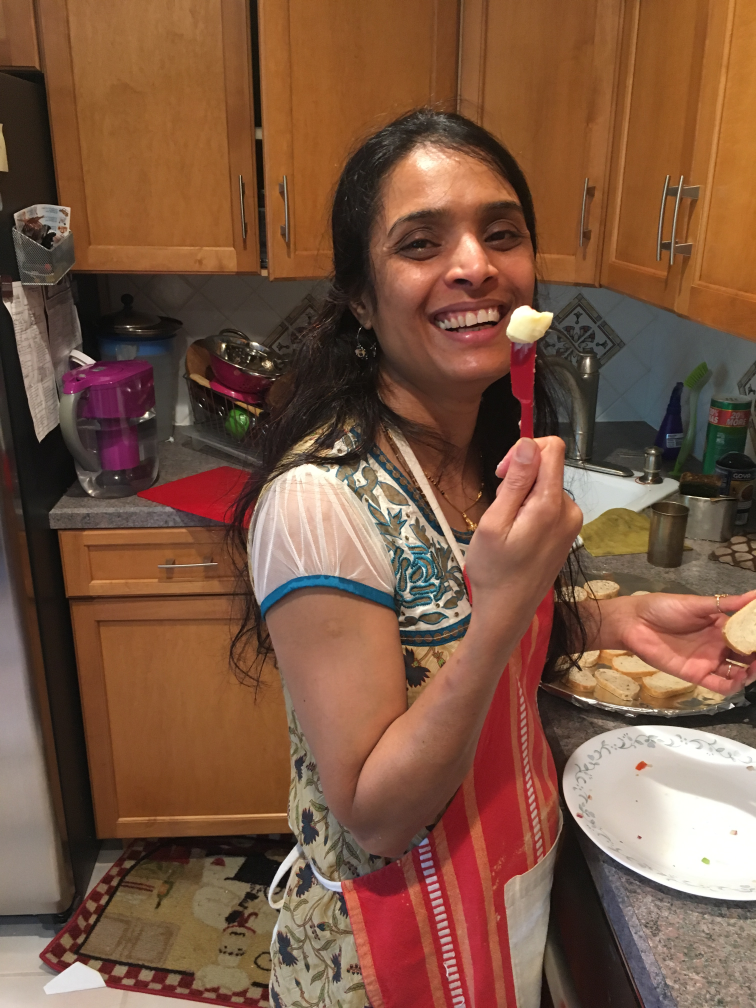
#> input picture Face_Detection-Recognition/Face_Detection/images/1.jpg, 3024 x 4032 px (shown at 1/4 size)
$ python image.py images/1.jpg
#> lines starting #> are read from the running program, lines starting #| are printed output that depends on the picture; after the words box and inside, x2 and y2 are one past the last pixel; in counts of white or black regions, pixels touching at a corner belong together
from imports import *

image_path = sys.argv[1] #get image
training_cascade_path = "../Haar Cascade/haarcascade_frontalface_default.xml" #training data path (change for where i put it)

face_cascade = cv.CascadeClassifier(training_cascade_path) #create the haarcascade

image = cv.imread(image_path)
#> image is the input picture: shape (4032, 3024, 3); mean B, G, R 65.8, 86.7, 123.5
grayscale_image = cv.cvtColor(image, cv.COLOR_BGR2GRAY) #grayscale image
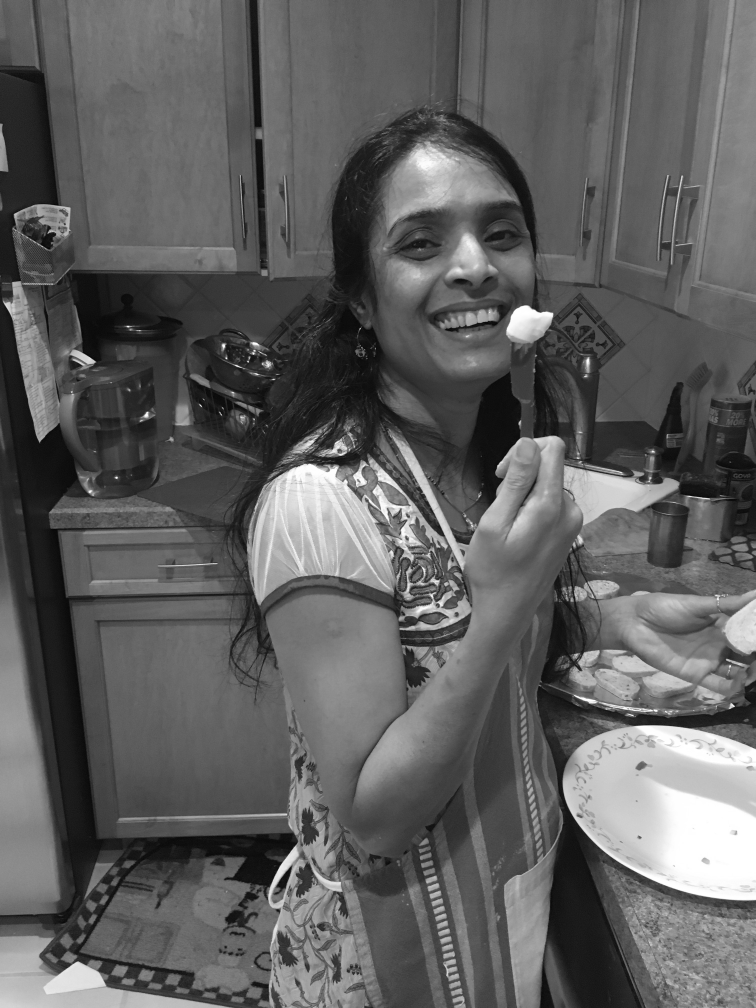
#> grayscale_image: shape (4032, 3024) (shown at 1/4 size); min 0, max 255, mean 95.3

num_faces_found = face_cascade.detectMultiScale(grayscale_image, scaleFactor = 1.35, minNeighbors = 5, minSize = (30, 30)) #detect faces in the grayscale image
#> num_faces_found = [[1406, 595, 879, 879]]
for (x, y, w, h) in num_faces_found: cv.rectangle(image, (x, y), (x+w, y+h), (0, 255, 0), 2) #draw a rectangle around the faces
#> this loop made 1 pass
print("Number of faces found: ", len(num_faces_found))
#| Number of faces found:  1
cv.imshow("Face Detection", help_func.resize(image, height = 500, width = 500))
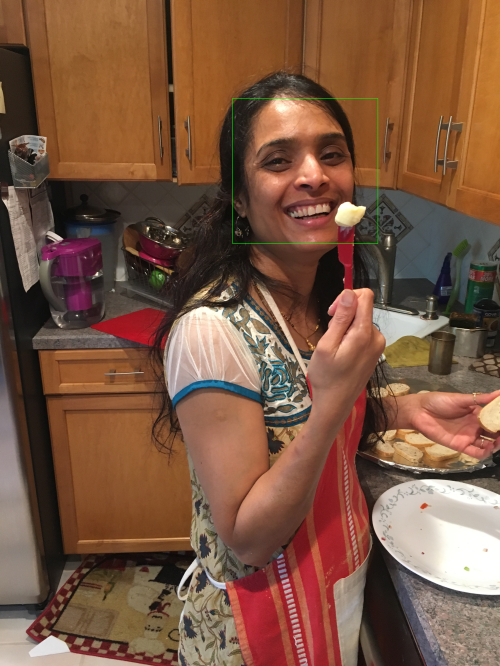
#> window 'Face Detection': shape (666, 500, 3); mean B, G, R 65.8, 86.8, 123.4

if not os.path.exists('detected_images'): #make dir if not exists
    os.makedirs('detected_images')
new_dir = sys.argv[1].split('/')
cv.imwrite("detected_images/detected_" + str(new_dir[-1]), image) #add to folder

while chr(cv.waitKey(0) & 255) != 'q': continue
#> (key Esc is pressed here)
#> (key Enter is pressed here)
cv.destroyAllWindows()

$ run again, on Face_Detection-Recognition/Face_Detection/images/3.jpg
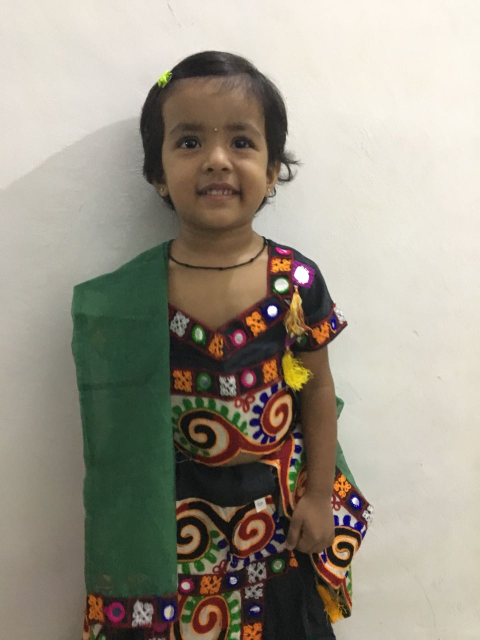
#> input picture Face_Detection-Recognition/Face_Detection/images/3.jpg, 960 x 1280 px (shown at 1/2 size)
#> image is the input picture: shape (1280, 960, 3); mean B, G, R 136.5, 150.2, 156.6
#> num_faces_found = [[286, 168, 288, 288]]
#> the loop `for (x, y, w, h) in num_faces_found: cv.rectangle(image, (x, y), (x+w,..` made 1 pass
#> after the loop `for (x, y, w, h) in num_faces_found: cv.rectangle(image, (x, y), (x+w,..`:
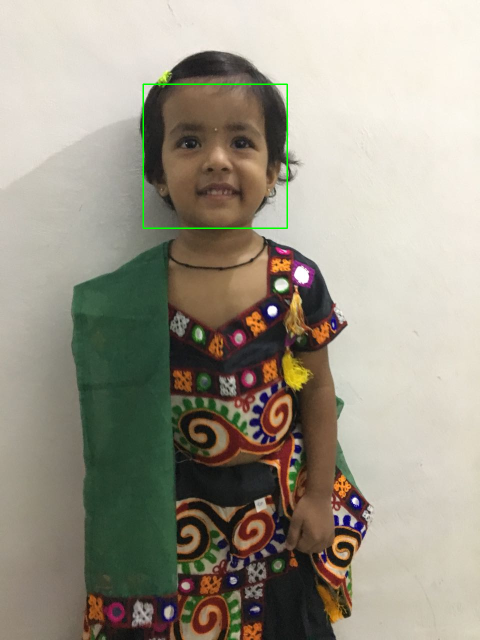
#> image: shape (1280, 960, 3) (shown at 1/2 size); 0.28% of pixels changed, all inside (x1, y1, x2, y2) = (285, 167, 576, 458)
#| Number of faces found:  1
#> `cv.imshow("Face Detection", help_func.resize(image, height = 500, widt..`:
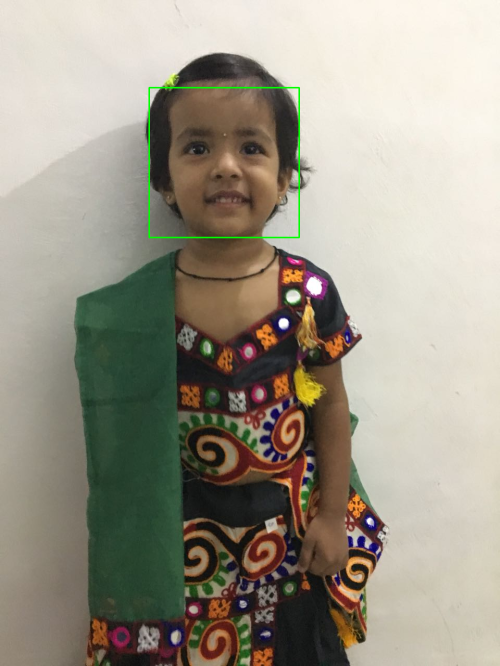
#> window 'Face Detection': shape (666, 500, 3); mean B, G, R 136.2, 150.5, 156.2

$ run again, on Face_Detection-Recognition/Face_Detection/images/4.jpg
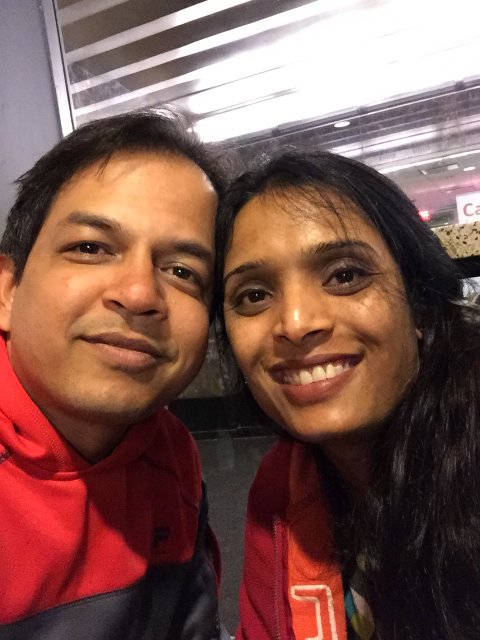
#> input picture Face_Detection-Recognition/Face_Detection/images/4.jpg, 960 x 1280 px (shown at 1/2 size)
#> image is the input picture: shape (1280, 960, 3); mean B, G, R 79.4, 87.4, 125.4
#> `grayscale_image = cv.cvtColor(image, cv.COLOR_BGR2GRAY)`:
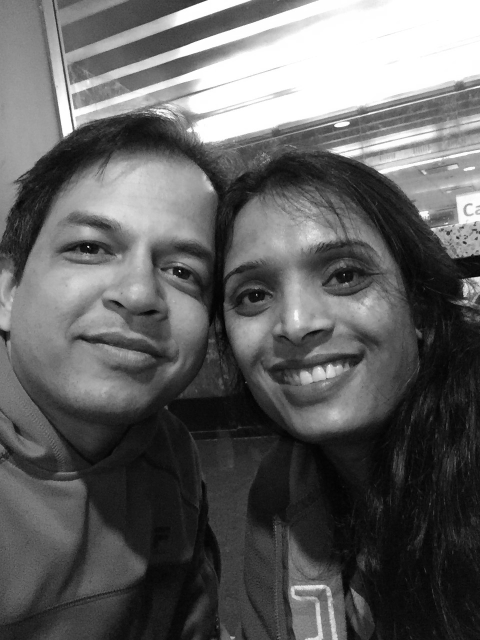
#> grayscale_image: shape (1280, 960) (shown at 1/2 size); min 1, max 255, mean 97.9
#> num_faces_found = [[36, 331, 464, 464], [380, 383, 472, 472]]
#> the loop `for (x, y, w, h) in num_faces_found: cv.rectangle(image, (x, y), (x+w,..` made 2 passes
#| Number of faces found:  2
#> `cv.imshow("Face Detection", help_func.resize(image, height = 500, widt..`:
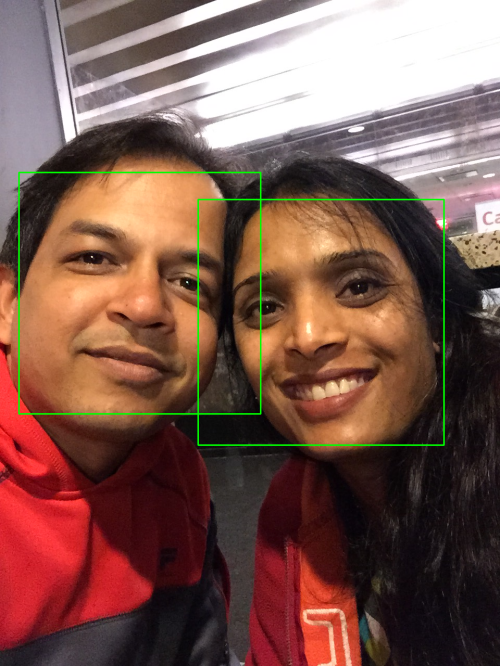
#> window 'Face Detection': shape (666, 500, 3); mean B, G, R 79, 89.1, 124.5

$ run again, on Face_Detection-Recognition/Face_Detection/images/5.jpg
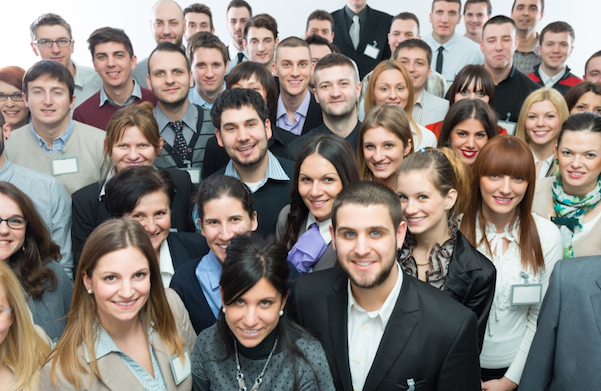
#> input picture Face_Detection-Recognition/Face_Detection/images/5.jpg, 601 x 391 px
#> image is the input picture: shape (391, 601, 3); mean B, G, R 119.7, 125.7, 134.1
#> `grayscale_image = cv.cvtColor(image, cv.COLOR_BGR2GRAY)`:
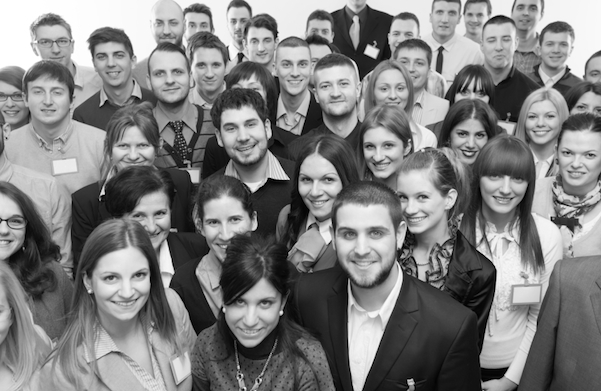
#> grayscale_image: shape (391, 601); min 0, max 255, mean 127.5
#> num_faces_found = 16 rows, first 6: [82, 33, 56, 56], [310, 64, 53, 53], [22, 71, 53, 53], [213, 103, 60, 60], [445, 115, 52, 52], [352, 124, 56, 56]
#> the loop `for (x, y, w, h) in num_faces_found: cv.rectangle(image, (x, y), (x+w,..` made 16 passes
#| Number of faces found:  16
#> `cv.imshow("Face Detection", help_func.resize(image, height = 500, widt..`:
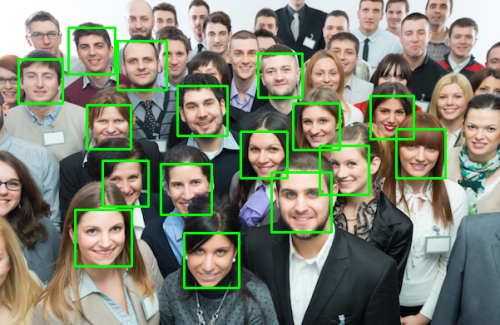
#> window 'Face Detection': shape (325, 500, 3); mean B, G, R 115.3, 133, 128.8
